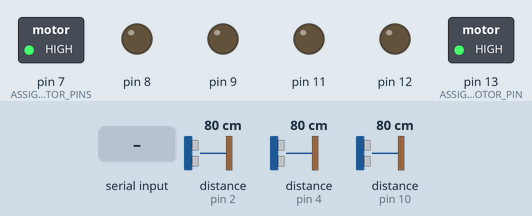
This sketch was run on a simulated Arduino Uno, built with avr-gcc and run on an emulated ATmega328P. Parts: switched loads named in the sketch (green lamp = pin HIGH), output pins drawn as LEDs (lit = HIGH). Wiring (inferred from the names in the program): 3 × ultrasonic range finder: trigger pin 3, echo pin 2 / trigger pin 5, echo pin 4 / trigger pin 6, echo pin 10. Inputs (shaded band) come from the test bench; at power-on: distance to the obstacle (sensors on pin 10, pin 4, pin 2) 80 cm. The echo pulse lasts 58.3 µs per cm; pins used as bus, display or sensor lines are not drawn.

Above: at 1.2 s.
1.3 s: "2" received over Serial
At 2.0 s:
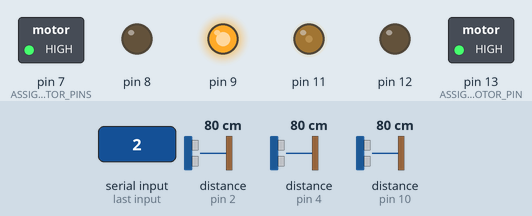
2.8 s: distance to the obstacle (sensor on pin 10) set to 13 cm
4.3 s: distance to the obstacle (sensor on pin 10) set to 10 cm
At 5.0 s:
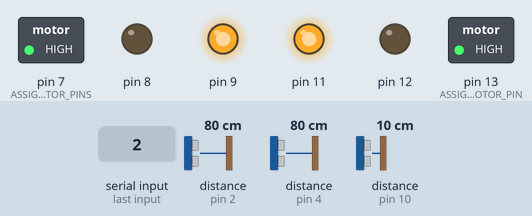
5.8 s: distance to the obstacle (sensor on pin 4) set to 5 cm
7.3 s: distance to the obstacle (sensor on pin 4) set to 2 cm
At 8.1 s:
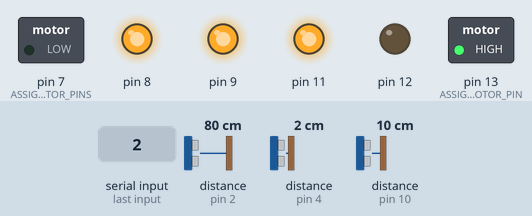
10.3 s: distance to the obstacle (sensor on pin 4) set to 4 cm
At 10.7 s:
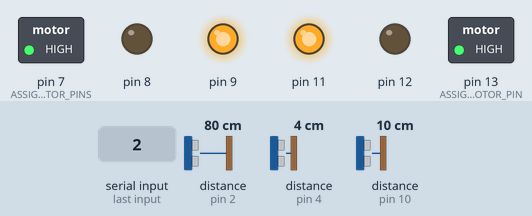
Timing chart, 0 to 12.8 s (numbered marks = the images above; inputs shaded):
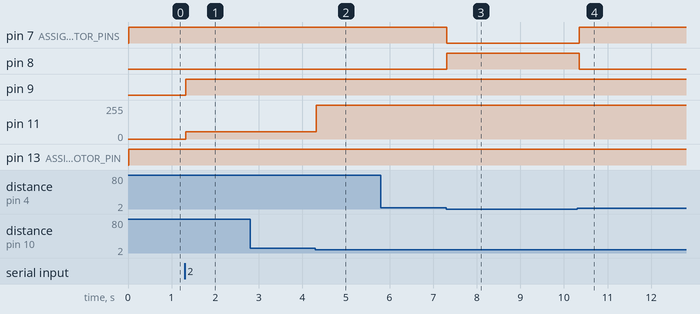

The sketch:

MazeSolver.ino
```cpp
/*Maze solving robot using the left hand rule
  Written By: David Wang
              Dai Hong Zheng
              Ben Wong
*/

const int trigPinLeft = 3; //PIN ASSIGNMENTS
const int echoPinLeft = 2;

const int trigPinFront = 5;
const int echoPinFront = 4;

const int trigPinRight = 6;
const int echoPinRight = 10;

long durationLeft; //DISTANCE DURATION FOR ULTRASONIC SENSORS
long durationFront;
long durationRight;

int STATE = 0; //STATE MACHINE VARIABLES
int NS = 0;

int STATE2 = 0; //STATE MACHINE VARIABLES
int NS2 = 0;

const int idle = 0; //AVAILABLE STATES
const int left = 1;
const int straight = 2;
const int right = 3;
const int slightRight = 4;
const int slightLeft = 5;

char data = 0;

void setup() {
  Serial.begin(9600);

  //LEFT
  pinMode(7, OUTPUT); //ASSIGNING LEFT MOTOR PINS TO OUTPUT
  pinMode(8, OUTPUT);
  pinMode(9, OUTPUT);

  //RIGHT
  pinMode(13, OUTPUT); //ASSIGNING RIGHT MOTOR PINS TO OUTPUT
  pinMode(12, OUTPUT);
  pinMode(11, OUTPUT);

  pinMode(echoPinLeft, INPUT); //ECHO PINS FROM ULTRASONIC TO INPUT
  pinMode(echoPinFront, INPUT);
  pinMode(echoPinRight, INPUT);

  pinMode(trigPinLeft, OUTPUT); //TRIGGER PINS FROM ULRTASONIC TO OUTPUT
  pinMode(trigPinFront, OUTPUT);
  pinMode(trigPinRight, OUTPUT);
}

void loop() {
  digitalWrite(trigPinLeft, LOW);
  delayMicroseconds(2);
  digitalWrite(trigPinLeft, HIGH);
  delayMicroseconds(10);
  digitalWrite(trigPinLeft, LOW);

  durationLeft = pulseIn(echoPinLeft, HIGH); //OBTAINING DURATION OF ULTRASONIC

  digitalWrite(trigPinFront, LOW);
  delayMicroseconds(2);
  digitalWrite(trigPinFront, HIGH);
  delayMicroseconds(10);
  digitalWrite(trigPinFront, LOW);

  durationFront = pulseIn(echoPinFront, HIGH); //OBTAINING DURATION OF ULTRASONIC

  digitalWrite(trigPinRight, LOW);
  delayMicroseconds(2);
  digitalWrite(trigPinRight, HIGH);
  delayMicroseconds(10);
  digitalWrite(trigPinRight, LOW);

  durationRight = pulseIn(echoPinRight, HIGH); //OBTAINING DURATION OF ULTRASONIC

  //left motor
  digitalWrite(8, LOW); //LEFT MOTOR CLOCKWISE
  digitalWrite(7, HIGH);
  //right motor
  digitalWrite(12, LOW); //RIGHT MOTOR CLOCKWISE
  digitalWrite(13, HIGH);

  bluetoothInput();
}

void bluetoothInput() { //BLUETOOTH INPUT FOR LEFT HAND RULE, RIGHT HAND RULE, AND STOPPING
  if (Serial.available())
  {
    data = Serial.read();
  }
  else if (data == '2') //right-hand rule
  {
    rightRule();
  }
  else if (data == '1') //left-hand rule
  {
    leftRule();
  }
  else if (data == '0') //stop
  {
    pause();
  }

}

void leftRule() { //STATE MACHINE FOR LEFT HAND RULE
  STATE = NS; //CURRENT STATE = NEXT STATE

  switch (STATE) { //SWITCH FOR CHANGING STATES
    case idle:
      if (durationLeft < 350 && durationFront >= 200)
        NS = slightRight;
      else if (durationLeft < 625 && durationFront >= 200)
        NS = straight;
      else if (durationLeft < 625 && durationFront < 200)
        NS = right;
      else if (durationLeft >= 625 || durationFront < 200)
        NS = left;
      else
        NS = idle;
      break;

    case left:
      NS = idle;
      break;

    case straight:
      NS = idle;
      break;

    case right:
      NS = idle;
      break;

    case slightRight:
      NS = idle;
      break;

  }

  STATE = NS;

  switch (STATE) { //SWITCH FOR FUNCTIONS OF STATES

    case idle:
      break;

    case left:
      turnSlightLeft();
      break;

    case straight:
      goStraight();
      break;

    case right:
      turnSharpRight();
      break;

    case slightRight:
      turnSlightRight();
      break;

  }
}

void rightRule() { //STATE MACHINE FOR RIGHT HAND RULE
  STATE2 = NS2;

  switch (STATE2) { //SWITCH FOR CHANGING STATES
    case idle:
      if (durationRight < 350 && durationFront >= 200)
        NS2 = slightLeft;
      else if (durationRight < 625 && durationFront >= 200)
        NS2 = straight;
      else if (durationRight < 625 && durationFront < 200)
        NS2 = left;
      else if (durationRight >= 625 || durationFront < 200)
        NS2 = right;
      else
        NS2 = idle;
      break;

    case left:
      NS2 = idle;
      break;

    case straight:
      NS2 = idle;
      break;

    case right:
      NS2 = idle;
      break;

    case slightLeft:
      NS2 = idle;
      break;

  }

  STATE2 = NS2;

  switch (STATE2) { //SWITCH FOR FUNCTIONS OF STATES

    case idle:
      break;

    case left:
      turnSharpLeft();
      break;

    case straight:
      goStraight();
      break;

    case right:
      turnSlightRight();
      break;

    case slightLeft:
      turnSlightLeft();
      break;

  }
}

void pause() { //STOP BOTH MOTORS
  digitalWrite(9, 0 );
  digitalWrite(11, 0 );
}

void turnSlightLeft() { //LEFT MOTOR SLOWED DOWN
  analogWrite(9, 60);
  analogWrite(11, 255);
}

void goStraight() { //BOTH MOTORS ON
  analogWrite(9, 255);
  analogWrite(11, 255);
}

void turnSharpRight() { //RIGHT TURN IN PLACE
  //RIGHT
  digitalWrite(12, HIGH);
  digitalWrite(13, LOW);
  analogWrite(9, 255);
  analogWrite(11, 255);

  delay(1100);
}

void turnSlightRight() { //RIGHT MOTOR SLOWED DOWN
  analogWrite(9, 255);  //9 is left
  analogWrite(11, 55); //11 is right
}

void turnSharpLeft() { //LEFT TURN IN PLACE
  //RIGHT
  digitalWrite(8, HIGH);
  digitalWrite(7, LOW);
  analogWrite(9, 255);
  analogWrite(11, 255);

  delay(1000);
}
```

Measured:
- the behaviour switches between 12 and 11 cm on distance to the obstacle (sensor on pin 10) (found by bisection; images 1 and 2)
- the behaviour switches between 4 and 3 cm on distance to the obstacle (sensor on pin 4) (found by bisection; images 2 and 3)
- after the input at 1.3 s, pin 9: LOW → HIGH at once; pin 11: 0/255 → 55/255 at once
- after the input at 2.8 s, every drawn part: stays the same
- after the input at 4.3 s, pin 11: 55/255 → 255/255 at once
- after the input at 5.8 s, every drawn part: stays the same
- after the input at 7.3 s, pin 7 (ASSIGNING_LEFT_MOTOR_PINS): HIGH → LOW at once; pin 8: LOW → HIGH at once
- after the input at 10.3 s, pin 7 (ASSIGNING_LEFT_MOTOR_PINS): LOW → HIGH after 0.05 s; pin 8: HIGH → LOW after 0.05 s
